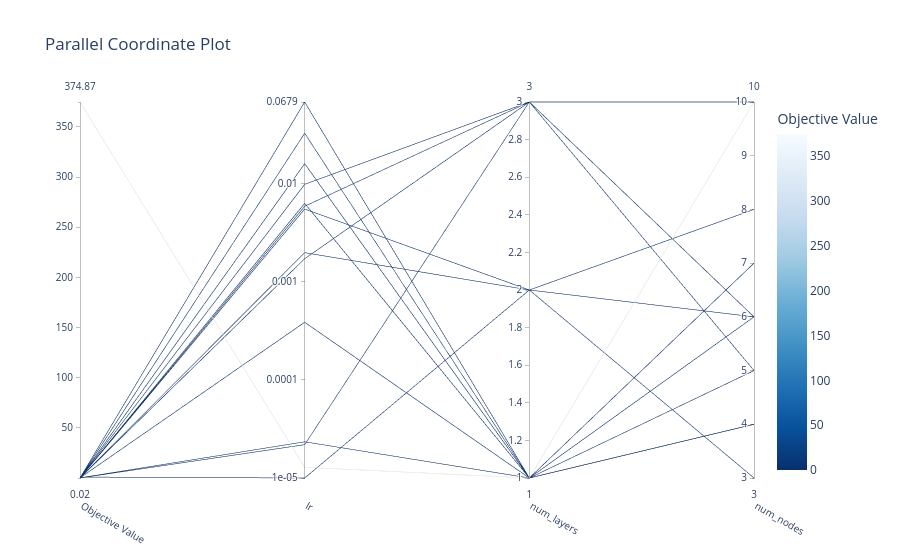

This figure's notebook cell:
### Code cell
plot_parallel_coordinate(study)

### Figure 1 — Plotly figure (JSON) as saved in the notebook; plotly's stock layout.template omitted (floating-point values rounded to 4 significant figures)
{"data": [{"dimensions": [{"label": "Objective Value", "range": [0.01948, 374.9], "values": [0.9678, 0.1459, 0.1814, 0.03812, 374.9, 0.02231, 0.02781, 0.01948, 0.06948, 0.03042, 0.02619, 0.03465, 0.03286, 0.03434]}, {"label": "lr", "range": [-5.0, -1.168], "ticktext": ["1e-05", "0.0001", "0.001", "0.01", "0.0679"], "tickvals": [-5.0, -4, -3, -2, -1.168], "values": [-5.0, -4.631, -3.413, -2.259, -4.89, -2.765, -1.797, -2.231, -4.66, -1.487, -1.168, -2.007, -2.704, -2.201]}, {"label": "num_layers", "range": [1, 3], "values": [2, 1, 1, 2, 1, 3, 1, 3, 3, 1, 1, 3, 2, 1]}, {"label": "num_nodes", "range": [3, 10], "values": [8, 4, 5, 6, 10, 6, 4, 5, 10, 4, 6, 10, 3, 7]}], "labelangle": 30, "labelside": "bottom", "line": {"color": [0.9678, 0.1459, 0.1814, 0.03812, 374.9, 0.02231, 0.02781, 0.01948, 0.06948, 0.03042, 0.02619, 0.03465, 0.03286, 0.03434], "colorbar": {"title": {"text": "Objective Value"}}, "colorscale": [[0, "rgb(247,251,255)"], [0.125, "rgb(222,235,247)"], [0.25, "rgb(198,219,239)"], [0.375, "rgb(158,202,225)"], [0.5, "rgb(107,174,214)"], [0.625, "rgb(66,146,198)"], [0.75, "rgb(33,113,181)"], [0.875, "rgb(8,81,156)"], [1, "rgb(8,48,107)"]], "reversescale": true, "showscale": true}, "type": "parcoords"}], "layout": {"autosize": true, "title": {"text": "Parallel Coordinate Plot"}}}
